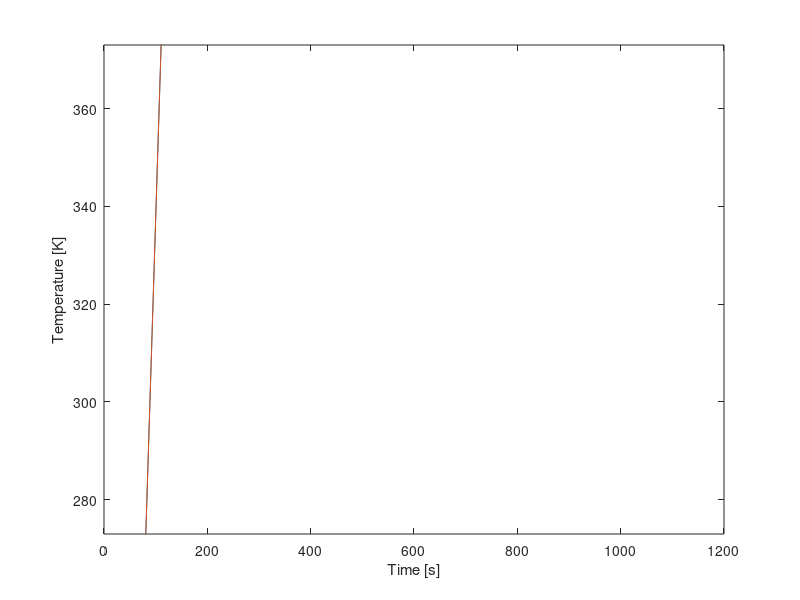

This figure's MATLAB source:
clear all, close all, clc
%% Setup
% This section contains the parameters of the setup (start of cycle)
i=0;                     %Value for plot
T_0 = 293;              %Starting temperature in [K], assumed for all fluids, gasses and materials
T_water = 293;              %Starting temperature water in [K]
T_al = 293;                 %Starting temperature aluminium in [K]
T_cu = 293;                 %Starting temperature copper in [K]
T_pvc = 293;                %Starting temperature PVC in [K]
T_pur = 293;                %Starting temperature polyurethane in [K]
T_air = 293;                %Starting temperature internal air in [K]
T_amb = 293;                %Starting temperature ambient (outside) air in [K]
t = 0;                      %Time at the start [s]
t_final=1200;               %Time at end cycle [s]
%% First order variables
%This section contains the properties and constants of the materials, but also fixed variables of the setup
%Copper tubing
r_inner_cu = 0.004;     %Inner radius copper tube [m]
r_outer_cu = 0.006;     %Outer radius copper tube [m]
roughness_cu = 0.0015;  %Pipe roughness [m]
length_cu = 6.85;       %Length copper tube [m]
epsilon_cu = 0.05;      %Emissivity copper [-]
rho_cu = 8960;          %Density copper [kg/m^3]
c_cu = 386;             %Specific heat copper [J/kg K]
k_cu = 400;             %Thermal conductivity copper [W/(m K)]
%PVC tubing
hsv_pvc_d = 0.0022;     %Thickness of the HSV PCV [m]
r_outer_pvc = 0.055;    %Outer radius PVC tube [m]
r_inner_pvc = r_outer_pvc - hsv_pvc_d ;   %Inner radius PVC tube [m]
r_outer_double_pvc = r_outer_pvc + hsv_pvc_d; %Outer Radius of double-layered PVC tube (near endcaps) [m]
length_pvc = 0.130;     %Length/Height PVC tube [m] (this was shown to be slightly longer during first building phase with no real means to cut it down to 0.125m)
length_cap_pvc = 0.034; %Length/Height of a PVC Endcap [m]
epsilon_pvc = 0.9;      %Emissivity PVC [-]
rho_pvc = 1330;         %Density PVC [kg/m^3]
k_pvc = 0.19;           %Thermal conductivity PVC [W/(m K)]
d_air_endcap = 0.01;    %Distance between Kingspan Therma and the PVC endcap. Used to determine therma resistance
%Polyurethane tubing
r_inner_pur = 0.004;    %Inner radius polyurethane tube [m]
r_outer_pur = 0.006;    %Outer radius polyurathane tube [m]
d_pur = 0.002;          %Wall Thickness polyurthane tube [m]
length_pur = 6;         %Length polyurethane tube [m]
epsilon_pur = 0.9;      %Emissivity polyurethane [-]
k_pur = 0.13;           %Thermal conducitivity polyurethane [W/(m K)]
%Aluminium plate
A_al = 1.085;           %Area aluminium plate [m^2]
epsilon_paint = 0.95;   %Emissivity black acrylic paint [-]
rho_al = 2700;          %Density aluminium [kg/m^3]
d_al = 0.002;           %thickness aluminium plate [m]
k_al = 237;             %Thermal conductivity aluminium [W/(m K)]
c_al = 900;             %Specific heat aluminium [J/kg K]
%Water
rho_water_20C = 998;    %Density water at 20C [kg/m^3]
c_water = 4148;         %Specific heat water [J/kg K]
%Air
rho_air = 1.29;         %Density air at 20C [kg/m^3]
c_air = 1006;           %Specific heat air [J/kg K]
k_air = 0.025;          %Thermal conductivity air [W/m K]
%General Setup Wood Properties
k_wood = 0.12;       %Thermal Conductivity of Pinewood [W/m k]                       
d_wood = 0.054;      %Wood border thcikness [m], simplification, in reality 2 mm air pocket within 
A_wood = 0.3107;     %Inner Surface Area wood layer [m], slight simplification
%Kingspan Insulation Properties
ks_k = 0.022;     % Thermal Conductivity Kingspan insulation layer[W/(m*k)]
ks_d = 0.04;      % thickness of Kingspan insulation layer [m]
ks_spacer_d = 0.01; % Thickness of a single Kingspan spacer layer [m]
%Other
sigma = 5.67*10^-8;     %Stefan Boltzmann constant [W/(m^2 K^4)]
flowrate = 3/60000;     %Flowrate pump [m^3/s]
E = 1000;               %Irradiance artificial sun [W/m^2]

%% Second order variables

%Copper tube
A_outer_cu = 2 * pi * r_outer_cu * length_cu;       %Outer surface area copper tube [m^2]
A_inner_cu = 2 * pi * r_inner_cu * length_cu;       %Inner surface area copper tube [m^2]
A_exposed_cu = A_outer_cu/2;

V_cu = pi * r_inner_cu^2 * length_cu;               %Inner volume copper tube [m^3]
M_cu = V_cu * rho_cu;

%Surface areas and volume PVC tube
A_outer_pvc = 2 * pi * r_outer_pvc * length_pvc;    %Outer area PVC tube [m^2]
A_inner_pvc = 2 * pi * r_inner_pvc * length_pvc;    %Inner area PVC tube [m^2]

V_pvc = pi * r_inner_pvc^2 * length_pvc;            %Inner volume PVC tube [m^3]

%Surface areas and volume Polyurethane Tubing
A_outer_pur = 2 * pi * r_outer_pur * length_pur;    %Outer area Polyurethane Tubing [m^2]
A_inner_pur = 2 * pi * r_inner_pur * length_pur;    %Inner area Polyurethane Tubing [m^2]

V_pur = pi * r_inner_pur^2 * length_pur;            %Inner volume Polyurethane Tubing [m^3]

%Aluminium plate
V_al = A_al*0.002;                                  %Volume aluminium plate [m^3]
M_al = rho_al*V_al;                                 %Mass aluminium plate [kg]

%The following values are lifted from the earlier matlab model and are used to calculate (average) surface area of the Kingspan Insulation.
hsv_al_width = 0.04017;                                                                % Width of Aluminum Tape reflector section, [m]
hsv_therma_width_in = (hsv_al_width + (2*(sind(18)*0.010)));                           %'width' of kingspan therma plate on the inside, [m]
hsv_therma_width_out = (hsv_al_width + (2*(sind(18)*0.010))) + 2*(tand(18)*ks_d);      %'width' of kingspan therma plate on the outside, [m]
hsv_therma_a_in = length_pvc * hsv_therma_width_in;                                    %Area of kingspan therma plate on inside, [m^2]
hsv_therma_a_out = length_pvc * (hsv_therma_width_out);                                %Area of kingspan therma plate on outside, [m^2]
hsv_therma_a_avg = (hsv_therma_a_out + hsv_therma_a_in)/2;                             %Surface area in middle of therma plate, [m^2]

%The Heat Storage Vessel is seperated into two parts: one for the parts with overlap of endcaps and one for the part without 
pvc_ec_inner_length = length_cap_pvc - hsv_pvc_d;                                                       %Inner length of PVC Endcap [m]
hsv_pvc_a_single = (length_cap_pvc - (pvc_ec_inner_length * 2)) * ((r_inner_pvc+r_outer_pvc)/2) * 2 * pi; %Average PVC Surface Area for Heat Storage Vessel section without overlap [m]
hsv_pvc_a_double = (pvc_ec_inner_length * 2) * ((pvc_ec_inner_length+r_outer_double_pvc)/2) * 2 * pi;         %Average PVC Surface Area for Heat Storage Vessel sections with overlap [m]
pvc_ec_a = (r_outer_pvc)^2 * pi;                                                                         %Surface area of a single endcap, [m^2]

% Air Insulation Values
% The following values, once again lifted from the earlier model, aim at extracting helpfull values for calculation of the resistive properties of air in between the HSV and its insulation.
% These values are simplified estimations.
hsv_air_avgdist1 = ((0.010+0.00795)/2)*((length_pvc - (pvc_ec_inner_length * 2))/length_pvc) + ((0.0078+0.00575)/2)*((pvc_ec_inner_length * 2)/length_pvc); %Average distance of the heat reflector to the outer wall of the PVC body [m], USES PRE CALCULATED VALUES.  Accounts for the double layer PVC near the endcap, [m]
hsv_air_avg_a1 = length_pvc * (hsv_al_width - (2*(sind(18)*0.005)));                                                                                                                %Surface area at the average point between pvc and reflector [m^2], (TODO implement avgdist 1)
hsv_air_avgdist2 = 0.00905;                                                                                                                                                             %Average distance between reflector and kingspan therma plate [m]
hsv_air_avg_a2 = length_pvc * (hsv_al_width + (2*(sind(18)*0.005)));                                                                                                                %Surface are at the average point between reflector and kingspan therma [m^2], (TODO implement avgdist 2)
    
%Aluminum Reflector Tape Properties
d_al_t = 0.0001;                            % Thickness of an aluminum reflector segment [m]
a_al_t = hsv_al_width * length_pvc;         % Area of a single heat reflector element. 10 are present in total [m^2]
    
% Convective heat transfer coefficients
h_air = 5.0;         %CVTH of still air [W/(m^2 K)], Range (4.0 to 5.9)
h_water = 100;      %CVTH of water [W/(m^2 K)], Range (100 to 15000), Unused
h_pvc = 5;        %CVTH PVC [W/(m^2 K)], Range (5 to 9)
h_al = 7;        %CVTH aluminium [W/(m^2 K)], Range (7 to 10)
h_kingspan = 10;   %CTVH of Kingspan-Therma insulation [W/(m^2 K)], Range (10 to 30) (Aluminum surface)
h_pur = 5;        %CVTH of Polyurethane [W/(m^2 K)], PLACEHOLDER            
%Radiative heat transfer coefficients
h_r_pvc = 0.1;       %RDTH of pvc [W/(m^2 K)], PLACEHOLDER
h_r_al = 0.08;       %RDTH of aluminium-foil [W/(m^2 K)], PLACEHOLDER 
h_r_Kingspan = 0.08;  %RDTH of Kingspan-Therma insulation [W/(m^2 K)], PLACEHOLDER
h_r_pur = 0.5;       %RDTH of Polyurethane [W/(m^2 K)], PLACEHOLDER
%Overall Heat Transfer Coefficients, (may change due to change in CVTH)
U_cu = 1700;         %OHTC water in copper [W/(m^2 K)] TODO check this, has large influence on final temp
U_pur = 120.76;      %OHTC water in polyurethane [W/(m^2 K)]
U_pvc = 4.21;       %OHTC water in PVC [W/(m^2 K)]
%Other
V_system = V_cu+V_pvc+V_pur;                  %Volume of system  

%     R_a_cd = (log(r_outer_pvc / r_inner_pvc))/(2*pi * length_pvc * k_pvc); %Conductive transfer through pvc
%     R_a_cv = 1/(h_pvc* (hsv_pvc_a_single+hsv_pvc_a_double)); %Convection into air from pvc
%     R_b_cd = hsv_air_avgdist1 / (k_air * (10*hsv_air_avg_a1));  %Conduction through first still air pocket. simplified, assuming no convection.
%     R_c_r = (10*a_al_t) * (h_r_al * h_al); %Radiation transfer into aluminum reflector CHECK THIS
%     R_d_cd = d_al_t / (k_al * (10 * a_al_t) * length_pvc); %placeholder. Conduction through aluminum reflector. remember to account for the 10 panels
%     R_d_cv = 1/((10*a_al_t) * h_al); %Convection from Aluminum plate into second air pocket
%     R_d_r = R_c_r;                                                          %Radiation into second air pocket
%     R_e_cd = hsv_air_avgdist2 / (k_air * (10*hsv_air_avg_a2));              %Conduction through second still air pocket
%     R_e_cv = (10*hsv_therma_a_in) * (h_Kingspan + h_r_Kingspan);            %Convection into kingspan
%     R_f_cd = ks_d * (ks_k * hsv_therma_a_avg * 10);                         %Conduction through kingspan
%     R_f_cv = (10*hsv_therma_a_out) * (h_r_Kingspan + h_Kingspan);           %Convection to outside
%Simplified without radiation
R_a = 1/((1/(h_pvc*(hsv_pvc_a_single+hsv_pvc_a_double))) + (log(r_outer_pvc/r_inner_pvc)/(2*pi*length_pvc*k_pvc))); %Convection from PVC into first air pocket, And conduction through PVC.
R_b = hsv_air_avgdist1 / (k_air * (10*hsv_air_avg_a1)); %Conduction through first air pocket
R_c = 1/((1/(h_al*(10*a_al_t))) + (d_al_t/k_al*(10*a_al_t))); %Convection from reflector to second air pocket, And conduction through reflector.
R_d = hsv_air_avgdist2 / (k_air * (10*hsv_air_avg_a2)); %Conduction through second air pocket
R_e = 1/((1/(h_kingspan*(10*hsv_therma_a_avg))) + (ks_d/(ks_k*(10*hsv_therma_a_avg)))); %Convection from Kingspan Therma to ambient, And conduction through Kingspan Therma.    
R_hsv_radial = R_a + R_b + R_c + R_d + R_e;
%Endcap (Assumed single endcap here. Second one will be accounted for in R_hsv_endcaps)
R_z = 1/((1/(k_pvc*pvc_ec_a)) + (hsv_pvc_d/(k_pvc*pvc_ec_a)));          %Convection from PVC into air gap, and conduction through pvc.
R_y = d_air_endcap/(k_air * pvc_ec_a);                                  %Conduction through air gap
R_x = 1/((1/(h_kingspan*pvc_ec_a)) + (ks_d/(ks_k*pvc_ec_a)));           %Convection from Kingspan Therma into outside atmosphere, and conduction through Kingspan Therma
R_hsv_endcaps = 1/((R_z + R_y + R_x) + (R_z + R_y + R_x));              %Total Equivalent Thermal resistance of both endcaps
R_hsv = 1/((1/R_hsv_radial) + (1/R_hsv_endcaps));


%misc thermal resistance (taken out of loop)
R_al = d_al/(k_al * A_al);                    %Thermal resistance aluminium plate 
R_sol_air = 0.1;                                %Conductive thermal resistance air, PLACEHOLDER 
R_sol_wood = d_wood/(k_wood * A_wood) ;       %Conductive thermal resistance wood setup    
R_pur = 1/((1/(h_pur*(A_outer_pur))) + (log(r_outer_pur/r_inner_pur)/(2*pi*length_pur*k_pur))); %Thermal resistance of Polyurethane tube. Not accounting for rad

%Empty Arrays
T_air = repmat(T_0, 1,t_final);
T_cu = repmat(0, 1,t_final);
T_al = repmat(0, 1,t_final);
T_water = repmat(0, 1,t_final);
T_pvc = repmat(0, 1,t_final);
T_pur = repmat(0, 1,t_final);
T_0 = repmat(T_0, 1,t_final);


%% Plotting info
for i = 1:t_final
    %Water
    rho_water = (999.83953 + 16.945176 * (1.00024*T_water(i)) - 7.9870401*10^-3 * (1.00024*T_water(i))^3 - 46.17046*10^-6* (1.00024*T_water(i))^3 +105.56302*10^-9 * (1.00024*T_water(i))^4 - 280.54253*10^-12 * (1.00024*T_water(i))^5)/(1+16.897850*10^-3 * (1.00024*T_water(i)));   %Density water
    M_water = V_system*rho_water;       %Volume of water inside system
    
    %%Solar collector
    Q_rad_cu = E*length_cu*(r_outer_cu*2 * pi)*epsilon_paint;            %Heat addition radiation on copper tube [W]
    Q_rad_al = E*A_al*epsilon_paint;                                %Heat addition radiation on aluminium plate [W]
    Q_loss_conv_al(i) = h_air*A_al*(T_al(i)-T_air(i));                      %Heat loss convection aluminium plate [W]
    Q_loss_cond_al_cu = k_cu* A_exposed_cu*(T_al(i)-T_cu(i))/(r_outer_cu*2-r_inner_cu*2);  %dit klopt niet hlml maar weten A tussen plaat en buis niet %Heat loss conduction aluminium plate [W]
    Q_losscond(i)= Q_loss_cond_al_cu;
    Q_loss_cond_al(i) = (T_al(i)-T_air(i))/R_al ;                                                              %Heat loss convection aluminium plate (other direction)
    Q_loss_rad_cu(i) = sigma * epsilon_paint * A_outer_cu* (T_cu(i)^4 - T_air(i)^4);    %Heat loss radiation copper tube [W]
    Q_loss_rad_al(i) = sigma * epsilon_paint * A_al * (T_al(i)^4- T_air(i)^4);          %Heat loss radiation aluminium plate [W]
    %Temperature al and cu
    T_al(i)=T_al(i)+(Q_rad_al + 0.01*(-Q_loss_conv_al(i)-Q_loss_cond_al(i)-Q_loss_rad_al(i))) / (M_al*c_al);  %Temperature of the aluminium plate [K]
    T_cu(i)=T_cu(i)+(Q_rad_cu + 0.01*(-Q_loss_rad_cu(i)-Q_loss_cond_al_cu)) / (M_cu*c_cu);              %Temperature of the copper tube
    
    %Temperature water - Copper - adds heat
    Q_conv_cu(i) = U_cu * A_outer_cu * (T_cu(i) - T_water(i));        %Convection copper-water
    T_water(i) = T_water(i)+(Q_conv_cu(i)/(M_water*c_water));      %Final temperature water [K]
    
    %Heat Storage Vessel - loss
    Q_loss_hsv(i) = (T_water(i)-T_amb)/R_hsv ;          %Heat loss hsv
    Q_loss_pur(i) = (T_water(i)-T_amb)/R_pur;           %Heat loss polyurethane tubing 
    Q_loss(i) = Q_loss_hsv(i) + Q_loss_pur(i);           %Sum all of the heat losses per second instance here
    T_water(i) = T_water(i)-((sum(Q_loss)/(M_water*c_water)));      %Final temperature water [K]
    
    %Plotting steps code
    y(i) = T_water(i); %Inserts current temp into its respective place in y for plotting
    t = t + 1;          % 1 stands for 1 step for time
    x(i) = i;           % time is on x axis
    i = i + 1;          % 1 step added for plot
end
%% Actual plot
plot(x,y);
hold on
plot(x,y);
hold off
xlim([0, t_final]);
ylim([273, 373]);
xlabel('Time [s]');
ylabel('Temperature [K]');
